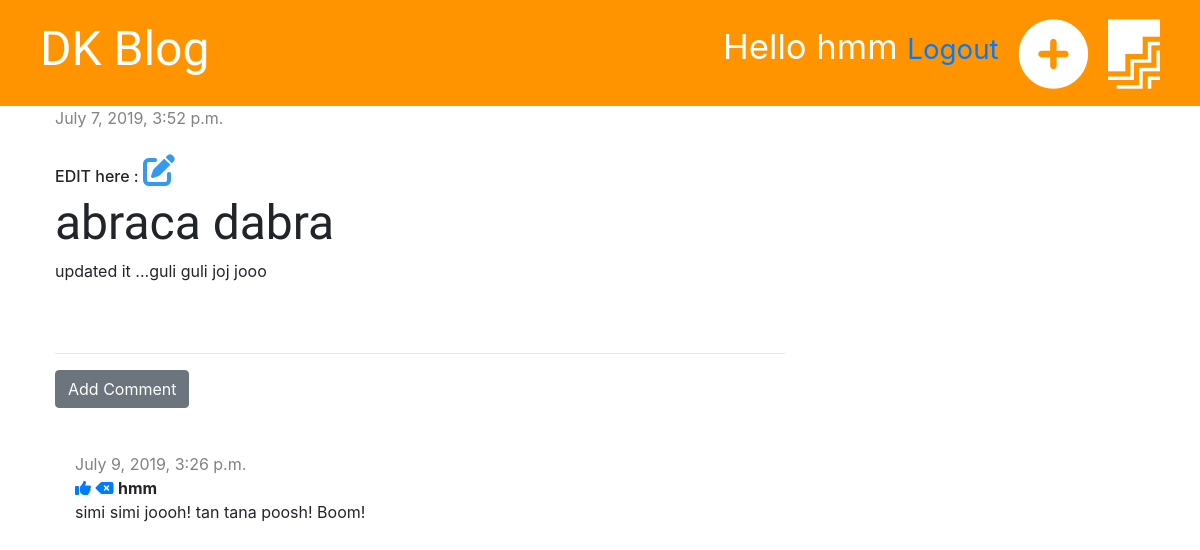
The page /post/5/ (signed in) on the database as committed earlier.
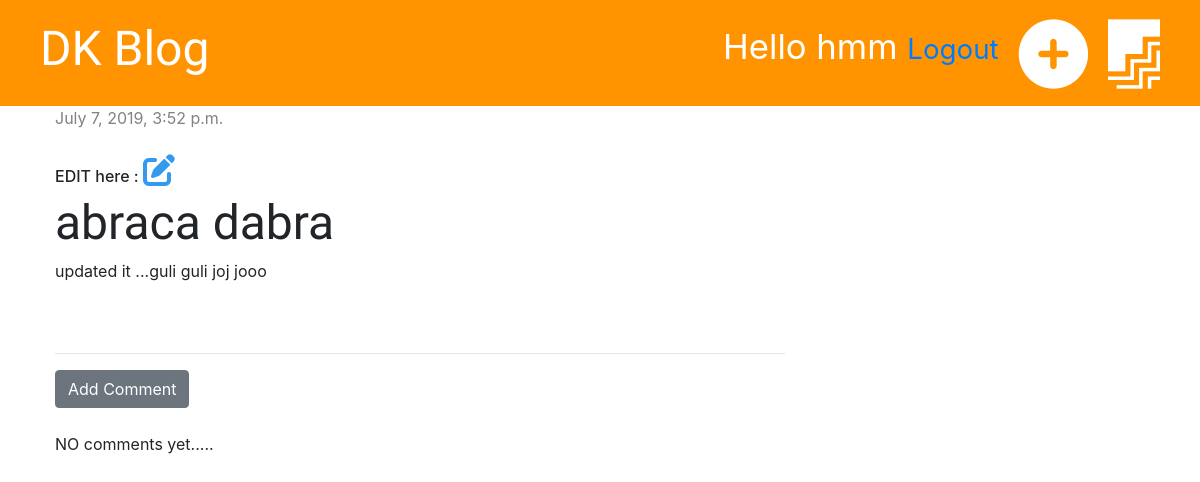
The same page on the database as committed later.
### blog/models.py (models this page shows, shortened)
class Comment(models.Model):
    post = models.ForeignKey('blog.Post', on_delete=models.CASCADE, related_name='comments')
    author = models.CharField(max_length=200)
    text = models.TextField()
    created_date = models.DateTimeField(default=timezone.now)
    approved = models.BooleanField(default=False)

### blog/views.py (the view)
# urls.py: path('post/<int:pk>/', views.post_detail, name='post_detail'),
def post_detail(request,pk):
    post = get_object_or_404(Post,pk=pk)
    stuff_for_frontend = {'post':post}
    return render(request, 'blog/post_detail.html', stuff_for_frontend)

### blog/templates/blog/post_detail.html (shortened to what this page needs)
{% extends 'blog/base.html'%}
{% block content%}
    <div class="post">
        {% if post.published_date %}
                <div class="date">
                    {{post.published_date}}
                </div>
        {% else %}
                <a href="{% url 'post_publish' pk=post.pk %}" class="btn btn-primary">Publish</a>
        {% endif %}
        <br>
        {% if user.is_authenticated %}
            <h6>EDIT here :  <a href="{% url 'post_edit' pk=post.pk %}"><i class="fas fa-edit fa-2x fa-spin" style="color: #339af0;"></i></a></h6>
        {% endif %}
        <h1>{{post.title}}</h1>
        <p>{{post.text|linebreaksbr }}</p>
    </div>
    <hr>
    <a href="{% url 'add_comment_to_post' pk=post.pk %}" class="btn btn-secondary">Add Comment</a>
    <br>
    <br>
    {% for comment in post.comments.all %}
        {% if user.is_authenticated or comment.approved %}
            <div class="comment">
                <div class="date">
                    {{ comment.created_date }}
                </div>
                {% if not comment.approved  and user.is_superuser %}
                <a href="{% url 'comment_approve' pk=comment.pk %}"><i class="fas fa-thumbs-up"></i></a>
                <a href="{% url 'comment_remove' pk=comment.pk %}" <i class="fas fa-backspace"></i></a>
                {% endif %}
                <strong>{{comment.author}}</strong>
                <P>{{comment.text}}</P>
            </div>
        {% endif %}
    {% empty %}
        <p>NO comments yet.....</p>
    {% endfor %}
{% endblock %}

Rows that differ between the two databases and show on the page:
removed Comment: created_date "July 9, 2019, 3:26 p.m.", approved False (drawn), author "hmm", text "simi simi joooh! tan tana poosh! Boom!"
Other text that changed with them:
text now shown: "NO comments yet....."
